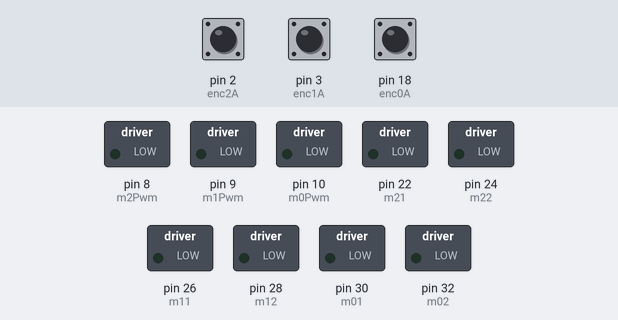
Bench run of a sketch on a simulated Arduino Mega 2560, built with avr-gcc and run on an emulated ATmega2560. Parts: switched loads named in the sketch (green lamp = pin HIGH). The test bench sets the inputs (shaded band); at power-on: pin 2 (enc2A) HIGH, pin 3 (enc1A) HIGH, pin 18 (enc0A) HIGH. What the sketch prints to the serial monitor is not drawn.

Above: at 0.1 s.
At 5.1 s:
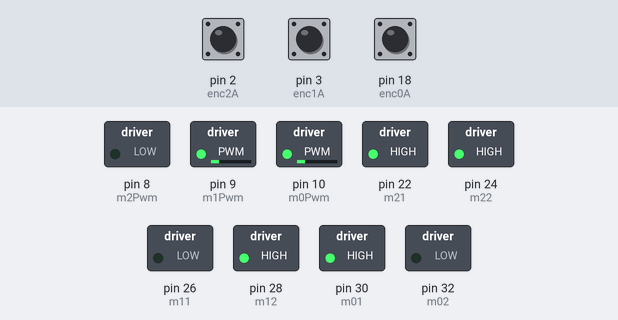
Timing chart, 0 to 6.6 s (numbered marks = the images above):
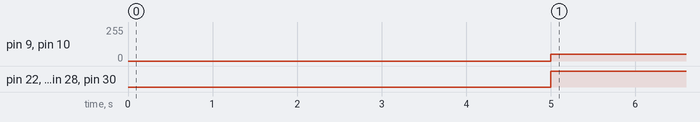

Measured:
- by itself, pin 9 (m1Pwm), pin 10 (m0Pwm): 0/255 → 50/255 at 5.0 s
- by itself, pin 22 (m21), pin 24 (m22), pin 28 (m12), pin 30 (m01): LOW → HIGH at 5.0 s

The sketch:

encoder_implementation.ino
```cpp
//motors logic pins
#define m01 30
#define m02 32
#define m0Pwm 10
#define m11 26
#define m12 28
#define m1Pwm 9
#define m21 22
#define m22 24
#define m2Pwm 8

//encoder pins
#define enc0A 18
#define enc0B 19
#define enc1A 3
#define enc1B 7
#define enc2A 2
#define enc2B 34

//encoder variables
volatile int count0 = 0, prevCount0 = 0, count1 = 0, prevCount1 = 0, count2 = 0, prevCount2 = 0;

//motor pin configuration
void motor_pin_config(){
  pinMode(m01, OUTPUT);
  pinMode(m02, OUTPUT);
  pinMode(m0Pwm, OUTPUT);
  pinMode(m11, OUTPUT);
  pinMode(m12, OUTPUT);
  pinMode(m1Pwm, OUTPUT);
  pinMode(m21, OUTPUT);
  pinMode(m22, OUTPUT);
  pinMode(m2Pwm, OUTPUT);

}
//encoder pin configuration
void enc_pin_config(){
  pinMode(enc0A, INPUT);
  pinMode(enc0B, INPUT);
  pinMode(enc1A, INPUT);
  pinMode(enc1B, INPUT);
  pinMode(enc2A, INPUT);
  pinMode(enc2B, INPUT);
}
//forward and reverse
// dir = 1 (forward), dir = -1 (back)
void move(int speed, int dir){

  if(dir > 0){
    digitalWrite(m01, HIGH);
    digitalWrite(m02, LOW);
    digitalWrite(m11, LOW);
    digitalWrite(m12, HIGH);
    digitalWrite(m21, HIGH);
    digitalWrite(m22, HIGH);
  }
  else{
    digitalWrite(m01, LOW);
    digitalWrite(m02, HIGH);
    digitalWrite(m11, HIGH);
    digitalWrite(m12, LOW);
    digitalWrite(m21, HIGH);
    digitalWrite(m22, HIGH);
  }
  analogWrite(m0Pwm, speed);
  analogWrite(m1Pwm, speed);
  analogWrite(m2Pwm, 0);
}

//rotation
void rotate(int speed, int dir){

  if(dir > 0){
    digitalWrite(m01, HIGH);
    digitalWrite(m02, LOW);
    digitalWrite(m11, HIGH);
    digitalWrite(m12, LOW);
    digitalWrite(m21, LOW);
    digitalWrite(m22, HIGH);
  }
  else{
    digitalWrite(m01, LOW);
    digitalWrite(m02, HIGH);
    digitalWrite(m11, LOW);
    digitalWrite(m12, HIGH);
    digitalWrite(m21, HIGH);
    digitalWrite(m22, LOW);
  }
  analogWrite(m0Pwm, speed);
  analogWrite(m1Pwm, speed);
  analogWrite(m2Pwm, speed);
}

void stop(){
  digitalWrite(m01, HIGH);
  digitalWrite(m02, HIGH);
  digitalWrite(m11, HIGH);
  digitalWrite(m12, HIGH);
  digitalWrite(m21, HIGH);
  digitalWrite(m22, HIGH);
}
void m0Enc(){
  if(digitalRead(enc0B)> 0){
    count0++;
  }
  else{
    count0--;
  }
//  Serial.print("m0 = ");
  //Serial.println(count0);
}
void m1Enc(){
  if(digitalRead(enc1B)> 0){
    count1++;
  }
  else{
    count1--;
  }
//  Serial.print("m1 = ");
//   Serial.println(count1);
}
void m2Enc(){

  if(digitalRead(enc2B)> 0){
    count2++;
  }
  else{
    count2--;
  }
//  Serial.print("m2 = ");
//   Serial.println(count2);
}
// dir = 1 (forward), dir = -1 (back)
void linear_dis_mm(int speed, int dir, int dis){
  move(speed, dir);
  float reqCount = dis/0.95; //wheel travels 0.95mm per tick
  count0 = 0;
  count1 = 0;
  while((abs(count0) < int(reqCount))||(abs(count1) < int(reqCount))){
    Serial.println(count0);
  }
  stop();
}

// dir = 1 (forward), dir = -1 (back)
void rotate_degree(int speed, int dir, int deg){
  rotate(speed, dir);
  float reqCount = deg/0.2444; //wheel rotates 0.2444deg per tick
  count0 = 0;
  count1 = 0;
  count2 = 0;
 while((abs(count0) < int(reqCount))||(abs(count1) < int(reqCount))||(abs(count2) < int(reqCount))){
    Serial.println(count0);
  }
  stop();
}

void setup() {
  delay(5000);
  //cli();
  Serial.begin(9600);
  motor_pin_config();
  enc_pin_config();
  attachInterrupt(digitalPinToInterrupt(18), m0Enc, FALLING);
  attachInterrupt(digitalPinToInterrupt(3), m1Enc, FALLING);
  attachInterrupt(digitalPinToInterrupt(2), m2Enc, FALLING);


  stop();
  //sei();
  linear_dis_mm(50, 1, 1200);
//  delay(2000);
//  rotate_degree(45, 1, 180);
//  delay(2000);
//  linear_dis_mm(50, 1, 1200);
  //rotate(50,1);
}

void loop() {


//  if(count0 != prevCount0){
//    Serial.print("m0  ");
//    Serial.println(count0);
//
//    prevCount0 = count0;
//  }
//  if(count1 != prevCount1){
//    Serial.print("m1  ");
//    Serial.println(count1);
//    prevCount1 = count1;
//  }
//  if(count2 != prevCount2){
//    Serial.print("m2  ");
//    Serial.println(count2);
//    prevCount2 = count2;
//  }

}
```
